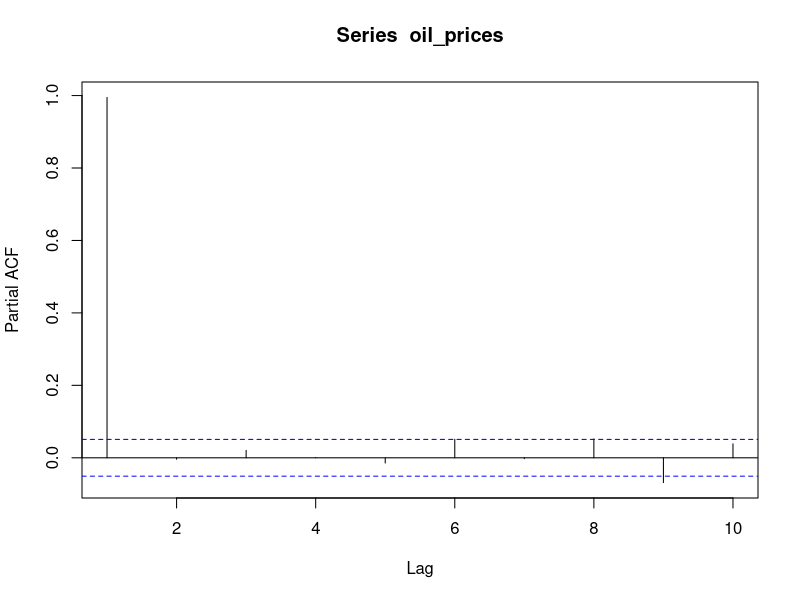
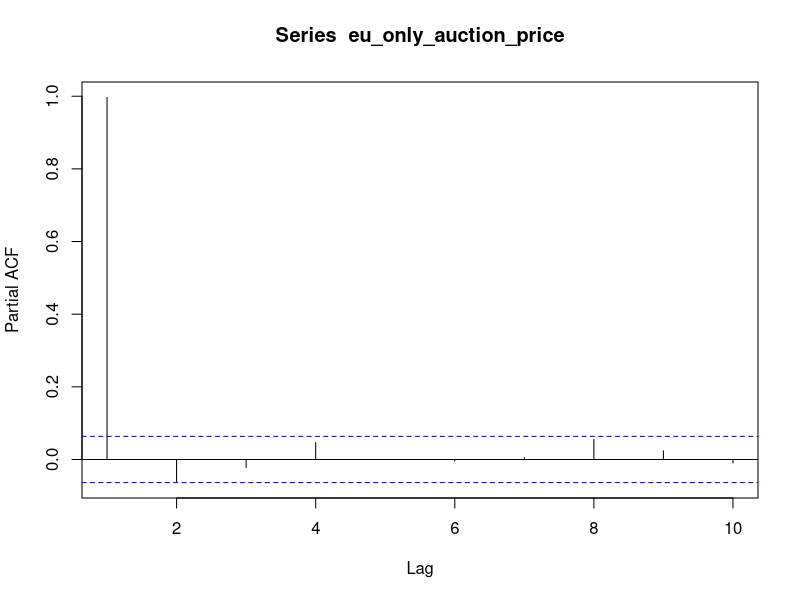

Here is the R script that generated these plots, in order: (Note: this script raises an error after producing the figures.)
## ---- chunk 1
knitr::opts_chunk$set(echo = TRUE)
library(readxl)
library(tseries)
library(ggplot2)
library(tidyverse)
library(reshape2)
library(car)
library(lubridate)

## ---- chunk 2
brent_crude_prices<- read_excel("brent_crude_prices.xlsx")
co2_emissions_data<-read.csv("co2_emission.csv")
ftse<- read.csv("FTSE 100 Historical Data.csv")
eu_ets_data<-read_excel("EU-ETS-data.xlsx")
## ---- chunk 3
eu_ets_data$Date<- as.Date(eu_ets_data$Date)
brent_crude_prices$Date<- as.Date(brent_crude_prices$Date)
ftse$Date<- mdy(ftse$Date)
ftse$Price<- as.numeric(str_replace(ftse$Price,",",""))
## ---- chunk 4
auction_and_oil<- merge(x=eu_ets_data,y=brent_crude_prices, 
                         by="Date", all.x=TRUE) 

auction_and_oil<-auction_and_oil |> filter(is.na(auction_and_oil$`Europe Brent Spot Price FOB (Dollars per Barrel)`)==FALSE)

oil_prices<- auction_and_oil$`Europe Brent Spot Price FOB (Dollars per Barrel)`
pacf(oil_prices, lag=10, pl=TRUE)

ets_stock_and_oil_data<- merge(x=auction_and_oil, y= ftse, by='Date', all.x=TRUE)
## ---- chunk 5
#First let's change auction name to just have EU, DE, PL or EUAA:

ets_stock_and_oil_data<- ets_stock_and_oil_data |> mutate(
                AuctionType = ifelse(str_detect(`Auction Name`, "EUAA")==TRUE,
                                                                        "EUAA",
                                                    str_sub(`Auction Name`,-2,)
), .after=`Auction Name`)
## ---- chunk 6
EU_only_auction<- ets_stock_and_oil_data |> filter(AuctionType=="EU") |> filter(
                                          is.na(`Auction Price €/tCO2`)==FALSE
)
eu_only_auction_price<-EU_only_auction$`Auction Price €/tCO2`

pacf(eu_only_auction_price, lag=10, pl=TRUE)

#Auction Price Lag
Auction_Price_lag<- EU_only_auction$`Auction Price €/tCO2`[2:length(EU_only_auction$`Auction Price €/tCO2`)-1]
Auction_Price_lag<- c(0,Auction_Price_lag)
Auction_Price_lag[length(Auction_Price_lag)]<-0
EU_only_with_lag<- EU_only_auction |> mutate(
                                          Auction_Price_lag= Auction_Price_lag, .after=`Auction Price €/tCO2`
)

#Maximum bid lag
Max_bid_lag<- EU_only_auction$`Maximum Bid €/tCO2`[2:length(EU_only_auction$`Maximum Bid €/tCO2`)-1]
Max_bid_lag<- c(0,Max_bid_lag)
Max_bid_lag[length(Max_bid_lag)]<-0
EU_only_with_lag<- EU_only_with_lag |> mutate(
                                          Max_bid_lag= Max_bid_lag, .after=`Maximum Bid €/tCO2`
)

#Avg bids per bidder lag
Avg_num_bids_per_bidder_lag<- EU_only_auction$`Average number of bids per bidder`[2:length(EU_only_auction$`Average number of bids per bidder`)-1]
Avg_num_bids_per_bidder_lag<- c(0,Avg_num_bids_per_bidder_lag)
Avg_num_bids_per_bidder_lag[length(Avg_num_bids_per_bidder_lag)]<-0
EU_only_with_lag<- EU_only_with_lag |> mutate(
                                          Avg_num_bids_per_bidder_lag= Avg_num_bids_per_bidder_lag, .after=`Average number of bids per bidder`
)

#Avg vol per bidder
Avg_vol_per_bidder_lag<- EU_only_auction$`Average volume bid per bidder`[2:length(EU_only_auction$`Average volume bid per bidder`)-1]
Avg_num_bids_per_bidder_lag<- c(0,Avg_num_bids_per_bidder_lag)
Avg_num_bids_per_bidder_lag[length(Avg_num_bids_per_bidder_lag)]<-0
EU_only_with_lag<- EU_only_with_lag |> mutate(
                                          Avg_vol_per_bidder_lag= Avg_vol_per_bidder_lag, .after=`Average volume bid per bidder`
)

#oil price lag
EU_only_with_lag<- EU_only_with_lag |> rename(
                        oil_price = `Europe Brent Spot Price FOB (Dollars per Barrel)`
)
oil_price_lag<- EU_only_auction$oil_price[2:length(EU_only_auction$oil_price)-1]
oil_price_lag<- c(0,oil_price_lag)
oil_price_lag[length(oil_price_lag)]<-0
EU_only_with_lag<- EU_only_with_lag |> mutate(
                                          oil_price_lag= oil_price_lag, .after= oil_price
)

#ftse price lag:
EU_only_with_lag<- EU_only_with_lag |> rename(
                        ftse_price = Price
)
ftse_price_lag<- EU_only_auction$ftse_price[2:length(EU_only_auction$ftse_price)-1]
ftse_price_lag<- c(0,ftse_price_lag)
ftse_price_lag[length(ftse_price_lag)]<-0
EU_only_with_lag<- EU_only_with_lag |> mutate(
                                          ftse_price_lag= ftse_price_lag, .after= ftse_price
)

#Auction Volume tCO2 lag:

Auction_vol_lag<- EU_only_auction$`Auction Volume tCO2`[2:length(EU_only_auction$`Auction Volume tCO2`)-1]
Auction_vol_lag<- c(0,Auction_vol_lag)
Auction_vol_lag[length(Auction_vol_lag)]<-0
EU_only_with_lag<- EU_only_with_lag |> mutate(
                                          Auction_vol_lag= Auction_vol_lag, .after=`Auction Volume tCO2`
)
##

EU_only_auction_variables_fit<- glm(`Auction Price €/tCO2`~ Auction_Price_lag+ `Auction Volume tCO2`+ `Maximum Bid €/tCO2`,
                            family=gaussian, data=EU_only_with_lag)

durbinWatsonTest(EU_only_auction_variables_fit)
summary(EU_only_auction_variables_fit)

#DW of 1.27. Not terrible. How do we push this up to acceptable levels?


EU_only_oil_fit<- glm(`Auction Price €/tCO2`~ lag+ `Auction Volume tCO2`+ `Maximum Bid €/tCO2`+
                                    oil_price,
                            family=gaussian, data=EU_only_with_lag)
summary(EU_only_oil_fit)
durbinWatsonTest(EU_only_oil_fit)


#So the difference in DW witha nd without oil prices isn't huge. Only 0.01 difference in the test statistic. 

## ---- chunk 7
DE_only_auction<-ets_stock_and_oil_data |> filter(AuctionType=="DE") |> filter(
                                          is.na(`Auction Price €/tCO2`)==FALSE
)
DE_only_auction_price<- DE_only_auction$`Auction Price €/tCO2`
pacf(DE_only_auction_price)


lag<- DE_only_auction$`Auction Price €/tCO2`[2:length(DE_only_auction$`Auction Price €/tCO2`)-1]
lag<- c(0,lag)
lag[length(lag)]<-0
DE_only_with_lag<- DE_only_auction |> mutate(
                                          lag= lag, .after=`Auction Price €/tCO2`
)

DE_only_auction_variables_fit<- glm(`Auction Price €/tCO2`~ lag+ `Auction Volume tCO2`+ `Maximum Bid €/tCO2`,
                            family=gaussian, data=DE_only_with_lag)

durbinWatsonTest(DE_only_auction_variables_fit)
summary(DE_only_auction_variables_fit)

#With oil prices:
DE_only_with_lag<- DE_only_with_lag |> rename(
                        oil_price = `Europe Brent Spot Price FOB (Dollars per Barrel)`
)

DE_only_oil_fit<- glm(`Auction Price €/tCO2`~ lag+ `Auction Volume tCO2`+ `Maximum Bid €/tCO2`+
                                    oil_price,
                            family=gaussian, data=DE_only_with_lag)
summary(DE_only_oil_fit)
durbinWatsonTest(DE_only_oil_fit)

pacf(DE_only_with_lag$oil_price, lag=20, pl=TRUE)

## ---- chunk 8
PL_only_auction<-ets_stock_and_oil_data |> filter(AuctionType=="PL") |> filter(
                                          is.na(`Auction Price €/tCO2`)==FALSE
)
PL_only_auction_price<- PL_only_auction$`Auction Price €/tCO2`
pacf(PL_only_auction_price)


lag<- PL_only_auction$`Auction Price €/tCO2`[2:length(PL_only_auction$`Auction Price €/tCO2`)-1]
lag<- c(0,lag)
lag[length(lag)]<-0
PL_only_with_lag<- PL_only_auction |> mutate(
                                          lag= lag, .after=`Auction Price €/tCO2`
)

PL_only_auction_variables_fit<- glm(`Auction Price €/tCO2`~ lag+ `Auction Volume tCO2`+ `Maximum Bid €/tCO2`,
                            family=gaussian, data=PL_only_with_lag)

durbinWatsonTest(PL_only_auction_variables_fit)
summary(PL_only_auction_variables_fit)

#With oil prices:
PL_only_with_lag<- PL_only_with_lag |> rename(
                        oil_price = `Europe Brent Spot Price FOB (Dollars per Barrel)`
)

PL_only_oil_fit<- glm(`Auction Price €/tCO2`~ lag+ `Auction Volume tCO2`+ `Maximum Bid €/tCO2`+
                                    oil_price,
                            family=gaussian, data=PL_only_with_lag)
summary(PL_only_oil_fit)
durbinWatsonTest(PL_only_oil_fit)

pacf(PL_only_with_lag$oil_price, lag=20, pl=TRUE)

#So for Poland, I don't need to worry about autocorrelation at all
## ---- chunk 9
EUAA_only_auction<-ets_stock_and_oil_data |> filter(AuctionType=="EUAA") |> filter(
                                          is.na(`Auction Price €/tCO2`)==FALSE
)
EUAA_only_auction_price<- EUAA_only_auction$`Auction Price €/tCO2`
pacf(EUAA_only_auction_price)


lag<- EUAA_only_auction$`Auction Price €/tCO2`[2:length(EUAA_only_auction$`Auction Price €/tCO2`)-1]
lag<- c(0,lag)
lag[length(lag)]<-0
EUAA_only_with_lag<- EUAA_only_auction |> mutate(
                                          lag= lag, .after=`Auction Price €/tCO2`
)

EUAA_only_auction_variables_fit<- glm(`Auction Price €/tCO2`~ lag+ `Auction Volume tCO2`+ `Maximum Bid €/tCO2`,
                            family=gaussian, data=EUAA_only_with_lag)

durbinWatsonTest(EUAA_only_auction_variables_fit)
summary(EUAA_only_auction_variables_fit)

#With oil prices:
EUAA_only_with_lag<- EUAA_only_with_lag |> rename(
                        oil_price = `Europe Brent Spot Price FOB (Dollars per Barrel)`
)

EUAA_only_oil_fit<- glm(`Auction Price €/tCO2`~ lag+ `Auction Volume tCO2`+ `Maximum Bid €/tCO2`+
                                    oil_price,
                            family=gaussian, data=EUAA_only_with_lag)
summary(EUAA_only_oil_fit)
durbinWatsonTest(EUAA_only_oil_fit)

pacf(EUAA_only_with_lag$oil_price, lag=20, pl=TRUE)

#lag isn;t significant. Should I leave it out?
EUAA_only_oil_fit<- glm(`Auction Price €/tCO2`~ `Auction Volume tCO2`+ `Maximum Bid €/tCO2`+
                                    oil_price,
                            family=gaussian, data=EUAA_only_with_lag)
durbinWatsonTest(EUAA_only_oil_fit)
summary(EUAA_only_oil_fit)
## ---- chunk 10
ets_rbind_lag<- rbind(
                                EU_only_with_lag, 
                                EUAA_only_with_lag, 
                                DE_only_with_lag, 
                                PL_only_with_lag) |> arrange(desc('Date'))

#Merging, beginning with EU lag
EU_lag<- EU_only_with_lag |> select('Date','AuctionType', 'lag')
ets_EU_only_lag<- merge(x=ets_stock_and_oil_data, y= EU_lag, by=c('Date', 'AuctionType'), all.x=TRUE)
ets_EU_only_lag<- ets_EU_only_lag |> select(-c(Price:Change..))

#DE lag:
DE_lag<- DE_only_with_lag |> select('Date', 'AuctionType', 'lag')
ets_EU_DE_with_lag<- merge(x=ets_EU_only_lag, y=DE_lag, by=c('Date', 'AuctionType'), all.x=TRUE)
ets_EU_DE_with_lag$lag.x<- ifelse(is.na(ets_EU_DE_with_lag$lag.x), 
                                  ets_EU_DE_with_lag$lag.y,
                                  ets_EU_DE_with_lag$lag.x)
ets_EU_DE_with_lag<- ets_EU_DE_with_lag |> rename('lag'='lag.x') |> select(-'lag.y')

#PL lag:
PL_lag<- PL_only_with_lag |> select('Date', 'AuctionType', 'lag')
ets_EU_DE_PL_with_lag<- merge(x=ets_EU_DE_with_lag, 
                              y= PL_lag, by = c('Date', 'AuctionType'),
                              all.x=TRUE)

ets_EU_DE_PL_with_lag$lag.x<- ifelse(is.na(ets_EU_DE_PL_with_lag$lag.x), 
                                  ets_EU_DE_PL_with_lag$lag.y,
                                  ets_EU_DE_PL_with_lag$lag.x)

ets_EU_DE_PL_with_lag<- ets_EU_DE_PL_with_lag |> rename('lag'='lag.x') |> select(-'lag.y')

#Adding EUAA lag:

EUAA_lag<- EUAA_only_with_lag |> select('Date', 'AuctionType', 'lag')

ets_representative_lag<- merge(x=ets_EU_DE_PL_with_lag,
                               y=EUAA_lag, by = c('Date', 'AuctionType'),
                               all.x=TRUE)
ets_representative_lag$lag.x<- ifelse(is.na(ets_representative_lag$lag.x), 
                                  ets_representative_lag$lag.y,
                                  ets_representative_lag$lag.x)

ets_representative_lag<- ets_representative_lag |> rename('lag'='lag.x') |> select(-'lag.y')

ets_representative_lag<- ets_representative_lag |> relocate(lag, 
                                  .after=`Auction Price €/tCO2`) |> rename(
             oil_price = `Europe Brent Spot Price FOB (Dollars per Barrel)`
                                  )
## ---- chunk 11
lag_fit<- glm(`Auction Price €/tCO2`~lag+`Auction Volume tCO2`+ `Maximum Bid €/tCO2`+
                                    oil_price,
                            family=gaussian, data=ets_representative_lag)

summary(lag_fit)

durbinWatsonTest(lag_fit)
## ---- chunk 12
ftse<- read.csv("FTSE 100 Historical Data.csv")

ftse$Date<- mdy(ftse$Date)
ftse$Price<- as.numeric(str_replace(ftse$Price,",",""))

ets_with_rep_lag<- merge(x=ets_representative_lag, y=ftse, by = 'Date', all.x=TRUE)

ets_with_rep_lag<- ets_with_rep_lag |> rename(
                                  ftse_price = Price
)

ftse_lag_fit<- glm(`Auction Price €/tCO2`~lag+`Auction Volume tCO2`+ `Maximum Bid €/tCO2`+
                                    oil_price+ftse_price,
                            family=gaussian, data=ets_with_rep_lag)

summary(ftse_lag_fit)

durbinWatsonTest(ftse_lag_fit)

## ---- chunk 13
res<- resid(ftse_lag_fit)
plot(fitted(ftse_lag_fit), res)+abline(0,0)


## ---- chunk 14
#No pooling- EU:
  
no_pool_EU<- ets_with_rep_lag |> filter(AuctionType=="EU")

eu_no_pool_fit<- glm(`Auction Price €/tCO2`~lag+`Auction Volume tCO2`+ `Maximum Bid €/tCO2`+
                                    oil_price+ftse_price,
                            family=gaussian, data=no_pool_EU)

summary(eu_no_pool_fit)

durbinWatsonTest(eu_no_pool_fit)

## ---- chunk 15
res<- resid(eu_no_pool_fit)
plot(fitted(eu_no_pool_fit), res)
## ---- chunk 16
hist(no_pool_EU$oil_price)
hist(no_pool_EU$ftse_price)
hist(no_pool_EU$`Auction Volume tCO2`)
hist(no_pool_EU$`Maximum Bid €/tCO2`)
## ---- chunk 17
eu_no_pool_fit_log<- glm(`Auction Price €/tCO2`~`Maximum Bid €/tCO2`+`Auction Volume tCO2`+ `Average bid size`+
                                    oil_price+log(ftse_price),
                            family=gaussian, data=no_pool_EU)

summary(eu_no_pool_fit_log)

durbinWatsonTest(eu_no_pool_fit_log)
## ---- chunk 18
eu_cor_frame<- ets_with_rep_lag |> select(`Auction Volume tCO2`, `Maximum Bid €/tCO2`,`Average bid size`,`Average volume bid per bidder`,
                                    oil_price, ftse_price) 

eu_cor_frame<- na.omit(eu_cor_frame)
cor_matrix<- cor(eu_cor_frame)

# Get upper triangle of the correlation matrix
get_upper_tri <- function(cormat){
  cormat[lower.tri(cormat)]<- NA
  return(cormat)
}

upper_tri <- get_upper_tri(cor_matrix)
melted_cormat <- melt(upper_tri, na.rm = TRUE)

ggplot(data = melted_cormat, aes(Var2, Var1, fill = value))+
  geom_tile(color = "white")+
  scale_fill_gradient2(low = "blue", high = "red", mid = "white", 
                       midpoint = 0, limit = c(-1,1), space = "Lab", 
                       name="Pearson\nCorrelation") +
  theme_minimal()+ 
  theme(axis.text.x = element_text(angle = 45, vjust = 1, 
                                   size = 12, hjust = 1))+
  coord_fixed()
## ---- chunk 19
ets_with_rep_lag<- na.omit(ets_with_rep_lag)
pacf(ets_with_rep_lag$`Maximum Bid €/tCO2`)
pacf(ets_with_rep_lag$`Average number of bids per bidder`)
pacf(ets_with_rep_lag$`Average volume bid per bidder`)
pacf(ets_with_rep_lag$oil_price)
pacf(ets_with_rep_lag$ftse_price)
pacf(ets_with_rep_lag$`Total Amount of Bids`)
pacf(ets_with_rep_lag$`Auction Volume tCO2`)
pacf(ets_with_rep_lag$`Auction Price €/tCO2`)
## ---- chunk 20
#Creating lag for max price:
